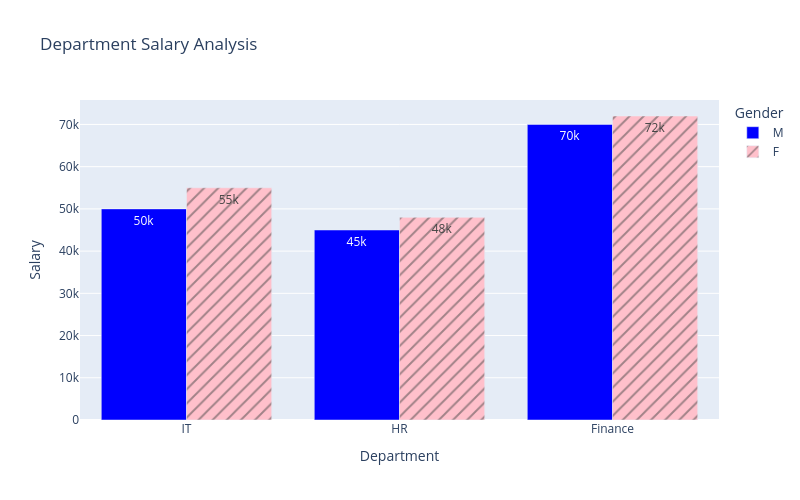

The code cell stored with this chart in its notebook:
### Code cell
fig = px.bar(df,
            x='Department',
            y='Salary',
            barmode='group',
            color='Gender',
            width=800,
            height=500,
            title='Department Salary Analysis',
            pattern_shape='Gender',
            text_auto=True,
            color_discrete_map={
                'M':'Blue',
                'F':'Pink'
            },
            color_discrete_sequence=['blue','pink'],
            hover_data=['Experience'])
fig.show()

### Figure 1 — Plotly figure (JSON) as saved in the notebook; plotly's stock layout.template omitted (floating-point values rounded to 4 significant figures)
{"data": [{"alignmentgroup": "True", "customdata": [[3], [2], [5]], "hovertemplate": "Gender=M<br>Department=%{x}<br>Salary=%{y}<br>Experience=%{customdata[0]}<extra></extra>", "legendgroup": "M", "marker": {"color": "Blue", "pattern": {"shape": ""}}, "name": "M", "offsetgroup": "M", "orientation": "v", "showlegend": true, "textposition": "auto", "texttemplate": "%{y}", "type": "bar", "x": ["IT", "HR", "Finance"], "xaxis": "x", "y": [50000, 45000, 70000], "yaxis": "y"}, {"alignmentgroup": "True", "customdata": [[4], [3], [6]], "hovertemplate": "Gender=F<br>Department=%{x}<br>Salary=%{y}<br>Experience=%{customdata[0]}<extra></extra>", "legendgroup": "F", "marker": {"color": "Pink", "pattern": {"shape": "/"}}, "name": "F", "offsetgroup": "F", "orientation": "v", "showlegend": true, "textposition": "auto", "texttemplate": "%{y}", "type": "bar", "x": ["IT", "HR", "Finance"], "xaxis": "x", "y": [55000, 48000, 72000], "yaxis": "y"}], "layout": {"barmode": "group", "height": 500, "legend": {"title": {"text": "Gender"}, "tracegroupgap": 0}, "title": {"text": "Department Salary Analysis"}, "width": 800, "xaxis": {"anchor": "y", "domain": [0, 1], "title": {"text": "Department"}}, "yaxis": {"anchor": "x", "domain": [0, 1], "title": {"text": "Salary"}}}}
